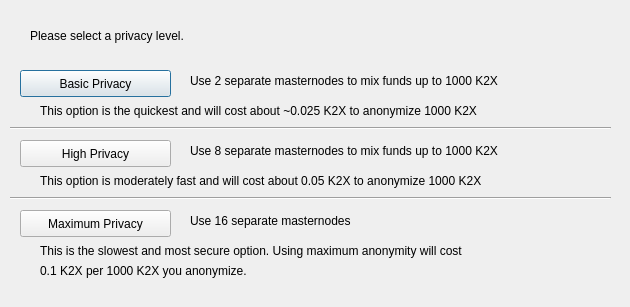
<?xml version="1.0" encoding="UTF-8"?>
<ui version="4.0">
 <class>DarksendConfig</class>
 <widget class="QDialog" name="DarksendConfig">
  <property name="geometry">
   <rect>
    <x>0</x>
    <y>0</y>
    <width>630</width>
    <height>307</height>
   </rect>
  </property>
  <property name="windowTitle">
   <string>Configure Darksend</string>
  </property>
  <widget class="QPushButton" name="buttonBasic">
   <property name="geometry">
    <rect>
     <x>20</x>
     <y>70</y>
     <width>151</width>
     <height>27</height>
    </rect>
   </property>
   <property name="text">
    <string>Basic Privacy</string>
   </property>
  </widget>
  <widget class="QPushButton" name="buttonHigh">
   <property name="geometry">
    <rect>
     <x>20</x>
     <y>140</y>
     <width>151</width>
     <height>27</height>
    </rect>
   </property>
   <property name="text">
    <string>High Privacy</string>
   </property>
  </widget>
  <widget class="QPushButton" name="buttonMax">
   <property name="geometry">
    <rect>
     <x>20</x>
     <y>210</y>
     <width>151</width>
     <height>27</height>
    </rect>
   </property>
   <property name="text">
    <string>Maximum Privacy</string>
   </property>
  </widget>
  <widget class="QLabel" name="label">
   <property name="geometry">
    <rect>
     <x>30</x>
     <y>20</y>
     <width>571</width>
     <height>31</height>
    </rect>
   </property>
   <property name="text">
    <string>Please select a privacy level.</string>
   </property>
  </widget>
  <widget class="QLabel" name="label_2">
   <property name="geometry">
    <rect>
     <x>190</x>
     <y>70</y>
     <width>421</width>
     <height>21</height>
    </rect>
   </property>
   <property name="text">
    <string>Use 2 separate masternodes to mix funds up to 1000 K2X</string>
   </property>
  </widget>
  <widget class="QLabel" name="label_3">
   <property name="geometry">
    <rect>
     <x>190</x>
     <y>140</y>
     <width>411</width>
     <height>21</height>
    </rect>
   </property>
   <property name="text">
    <string>Use 8 separate masternodes to mix funds up to 1000 K2X</string>
   </property>
  </widget>
  <widget class="QLabel" name="label_4">
   <property name="geometry">
    <rect>
     <x>190</x>
     <y>210</y>
     <width>421</width>
     <height>21</height>
    </rect>
   </property>
   <property name="text">
    <string>Use 16 separate masternodes</string>
   </property>
  </widget>
  <widget class="QLabel" name="label_6">
   <property name="geometry">
    <rect>
     <x>40</x>
     <y>100</y>
     <width>561</width>
     <height>21</height>
    </rect>
   </property>
   <property name="text">
    <string>This option is the quickest and will cost about ~0.025 K2X to anonymize 1000 K2X</string>
   </property>
  </widget>
  <widget class="QLabel" name="label_7">
   <property name="geometry">
    <rect>
     <x>40</x>
     <y>170</y>
     <width>561</width>
     <height>21</height>
    </rect>
   </property>
   <property name="text">
    <string>This option is moderately fast and will cost about 0.05 K2X to anonymize 1000 K2X</string>
   </property>
  </widget>
  <widget class="QLabel" name="label_8">
   <property name="geometry">
    <rect>
     <x>40</x>
     <y>240</y>
     <width>561</width>
     <height>21</height>
    </rect>
   </property>
   <property name="text">
    <string>This is the slowest and most secure option. Using maximum anonymity will cost</string>
   </property>
  </widget>
  <widget class="QLabel" name="label_9">
   <property name="geometry">
    <rect>
     <x>40</x>
     <y>260</y>
     <width>561</width>
     <height>21</height>
    </rect>
   </property>
   <property name="text">
    <string>0.1 K2X per 1000 K2X you anonymize.</string>
   </property>
  </widget>
  <widget class="Line" name="line">
   <property name="geometry">
    <rect>
     <x>10</x>
     <y>120</y>
     <width>601</width>
     <height>16</height>
    </rect>
   </property>
   <property name="orientation">
    <enum>Qt::Horizontal</enum>
   </property>
  </widget>
  <widget class="Line" name="line_2">
   <property name="geometry">
    <rect>
     <x>10</x>
     <y>190</y>
     <width>601</width>
     <height>16</height>
    </rect>
   </property>
   <property name="orientation">
    <enum>Qt::Horizontal</enum>
   </property>
  </widget>
 </widget>
 <resources/>
 <connections/>
</ui>
